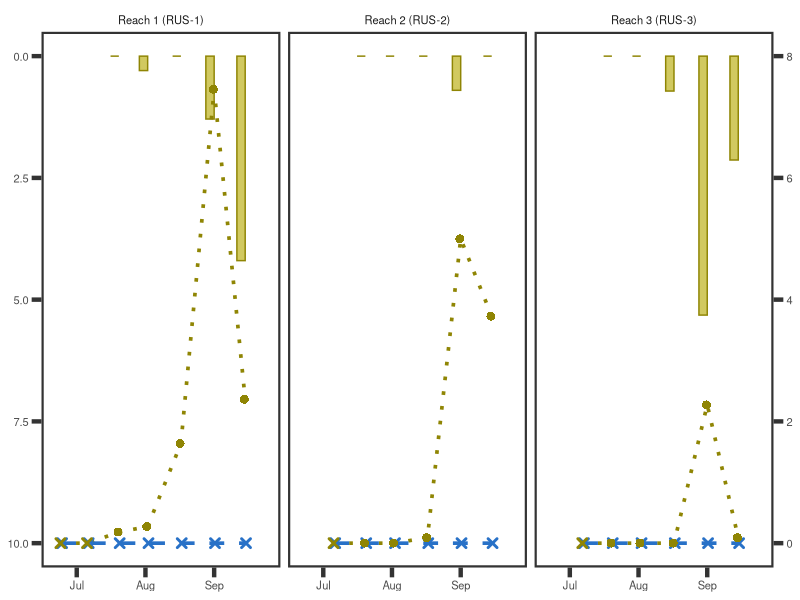

Recreate this plot in R. (Note: this script raises an error after producing the figure.)
#### Taxa-specific cover and anatoxin relationships per reach all rivers (2022 data)
### Jordan Zabrecky
## last edited: 07.25.2025

# This script plots a supplemental figure taxa-specific cover and anatoxin concentrations
# for each reach sampled on each river in 2022

#### (1) Loading in libraries and data ####

# loading libraries
lapply(c("tidyverse", "lubridate", "plyr", "dataRetrieval", "cowplot", 
         "gridExtra", "grid"), 
       require, character.only = T)

# loading in data
data <- read.csv("./data/field_and_lab/allrivers22_combined.csv") %>% 
  mutate(field_date = ymd(field_date))

# pivot longer (cover)
cover <- data %>% 
  select(field_date, site_reach, site, microcoleus, anabaena_cylindrospermum,) %>% 
  pivot_longer(cols = c(4,5), names_to = "taxa", values_to = "percent_cover")

# get presence/absence
presence <- data %>% 
  select(field_date, site_reach, site, proportion_micro_transects, 
         proportion_ana_cyl_transects) %>% 
  mutate(microcoleus_present = 
           case_when(proportion_micro_transects > 0 ~ "yes",
                     TRUE ~ "no"),
         ana_cyl_present = 
           case_when(proportion_ana_cyl_transects > 0 ~ "yes",
                     TRUE ~ "no")) %>% 
  dplyr::rename(microcoleus = microcoleus_present,
         anabaena_cylindrospermum = ana_cyl_present) %>% 
  select(!c("proportion_micro_transects", "proportion_ana_cyl_transects")) %>% 
  pivot_longer(cols = c(4,5), names_to = "taxa", values_to = "presence")

# join in presence data with cover
cover <- left_join(cover, presence, by = c("field_date", "site_reach", "site", "taxa"))

# pivot longer (anatoxins)
anatoxins <- data %>% 
  select(field_date, site_reach, site, TM_ATX_all_ug_orgmat_g, TAC_ATX_all_ug_orgmat_g) %>% 
  dplyr::rename(microcoleus = TM_ATX_all_ug_orgmat_g,
                anabaena_cylindrospermum = TAC_ATX_all_ug_orgmat_g) %>% 
  pivot_longer(cols = c(4,5), names_to = "taxa", values_to = "ATX_ug_orgmat_g")

# split based on site_reach
cover_list <- split(cover, cover$site)
atx_list <- split(anatoxins, anatoxins$site)

#### (2) Making plots ####

# set theme for all plots
theme_set(theme_bw() + theme(legend.position = "bottom", 
                             panel.grid.minor = element_blank(), panel.grid.major = element_blank(),
                             panel.border = element_rect(linewidth = 1.5), axis.ticks = element_line(linewidth = 1.5),
                             text = element_text(size = 10), axis.ticks.length=unit(.25, "cm"),
                             strip.background = element_blank()))

## (a) Russian River

## russian river reaches

# make figure
rus_figs <- ggplot(data = cover_list$RUS, aes(x = field_date)) +
  geom_bar(data = atx_list$RUS, position = "dodge", stat = "identity", 
           aes(y = ATX_ug_orgmat_g, fill = taxa, color = taxa), width = 7.5) +
  geom_line(data = cover_list$RUS, aes(y = 10 - (percent_cover * 1.25), color = taxa, linetype = taxa),
            linewidth = 1.25) +
  geom_point(data = cover_list$RUS, aes(y = 10 - (percent_cover * 1.25), color = taxa, 
                                        shape = interaction(presence)),
             size = 2, stroke = 1.5, position = position_dodge(width = 1.5)) +
  scale_color_manual("Group", values = c("#8f8504","#2871c7"),
                     labels = c("Anabaena & Cylindrospermum", "Microcoleus")) +
  scale_linetype_manual("Group", values = c("dotted", "dashed"),
                        labels = c("Anabaena & Cylindrospermum", "Microcoleus")) +
  scale_shape_manual("Present / Quadrat", values = c(4, 16)) +
  scale_fill_manual("Group", values = c("#d1c960","#5a88bf"),
                    labels = c("Anabaena & Cylindrospermum", "Microcoleus")) +
  labs(y = NULL, x = NULL) +
  scale_x_date(limits = as.Date(c("2022-06-20", "2022-09-26"))) +
  scale_y_reverse(sec.axis = sec_axis(~ ((. - 10)/1.25) * -1)) +
  theme(legend.position = "none") + # will move over legend via illustrator
  facet_grid(~site_reach,
             labeller =  as_labeller(c(`RUS-1S` = "Reach 1 (RUS-1)", 
                                       `RUS-2`= "Reach 2 (RUS-2)",
                                       `RUS-3` = "Reach 3 (RUS-3)"))) + 
  scale_x_date(limits = as.Date(c("2022-06-20", "2022-09-26")))
rus_figs

## salmon river reaches

# create gray box for wildfire (when sampling was not taking place!) 
wildfire <- data.frame(xmin = as.Date("2022-07-30"),
                       xmax = as.Date("2022-09-18"),
                       ymin = 0, 
                       ymax = 5)

# make figure
# (having issues getting segment grouping to remove lines around box
# so will just remove lines later)
sal_figs <- ggplot(data = cover_list$SAL) +
  geom_bar(data = atx_list$SAL, position = "dodge", stat = "identity", 
           aes(x = field_date, y = ATX_ug_orgmat_g, fill = taxa, color = taxa), width = 7.5) +
  geom_line(data = cover_list$SAL, aes(x = field_date, 
                                       y = 5 - (percent_cover * .15), color = taxa,
                                       linetype = taxa, group = segment),
          linewidth = 1.25) +
  geom_point(data = cover_list$SAL, aes(x = field_date, 
                                        y = 5 - (percent_cover * .15), color = taxa, 
                                        shape = interaction(presence)),
             size = 2, stroke = 1.5, position = position_dodge(width = 1.5)) +
  geom_rect(data = wildfire, aes(xmin = xmin, xmax = xmax, ymin = ymin, ymax = ymax), 
            fill = "#ededed") +
  scale_color_manual("Group", values = c("#8f8504","#2871c7"),
                     labels = c("Anabaena & Cylindrospermum", "Microcoleus")) +
  scale_linetype_manual("Group", values = c("dotted", "dashed"),
                        labels = c("Anabaena & Cylindrospermum", "Microcoleus")) +
  scale_shape_manual("Present / Quadrat", values = c(4, 16)) +
  scale_fill_manual("Group", values = c("#d1c960","#5a88bf"),
                    labels = c("Anabaena & Cylindrospermum", "Microcoleus")) +
  labs(y = NULL, x = NULL) +
  scale_x_date(limits = as.Date(c("2022-06-20", "2022-09-26"))) +
  scale_y_reverse(limits = c(5,0), sec.axis = sec_axis(~ ((. - 5)/.15) * -1)) +
  theme(legend.position = "none") + # will move over legend via illustrator
  facet_grid(~site_reach,
             labeller =  as_labeller(c(`SAL-1S` = "Reach 1 (SAL-1)", 
                                       `SAL-2`= "Reach 2 (SAL-2)",
                                       `SAL-3` = "Reach 3 (SAL-3)")))
sal_figs 

## south fork eel reaches

# make figures
eel_figs <- ggplot(data = cover_list$`SFE-M`, aes(x = field_date)) +
  geom_bar(data = atx_list$`SFE-M`, position = "dodge", stat = "identity", 
           aes(y = ATX_ug_orgmat_g, fill = taxa, color = taxa), width = 7.5) +
  geom_line(data = cover_list$`SFE-M`, aes(y = 250 - (percent_cover * 7), color = taxa, linetype = taxa),
            linewidth = 1.25) +
  geom_point(data = cover_list$`SFE-M`, aes(y = 250 - (percent_cover * 7), color = taxa, 
                                        shape = interaction(presence)),
             size = 2, stroke = 1.5, position = position_dodge(width = 1.5)) +
  scale_color_manual("Group", values = c("#8f8504","#2871c7"),
                     labels = c("Anabaena & Cylindrospermum", "Microcoleus")) +
  scale_linetype_manual("Group", values = c("dotted", "dashed"),
                        labels = c("Anabaena & Cylindrospermum", "Microcoleus")) +
  scale_shape_manual("Present / Quadrat", values = c(4, 16)) +
  scale_fill_manual("Group", values = c("#d1c960","#5a88bf"),
                    labels = c("Anabaena & Cylindrospermum", "Microcoleus")) +
  labs(y = NULL, x = NULL) +
  scale_x_date(limits = as.Date(c("2022-06-20", "2022-09-26"))) +
  scale_y_reverse(limits = c(250,0), sec.axis = sec_axis(~ ((. - 250)/7) * -1)) +
  theme(legend.position = "none") + # will move over legend via illustrator
  facet_grid(~site_reach,
             labeller =  as_labeller(c(`SFE-M-1S` = "Reach 1 (SFE-M-1)", 
                                       `SFE-M-3`= "Reach 2 (SFE-M-3)",
                                       `SFE-M-4` = "Reach 3 (SFE-M-4)"))) +
  scale_x_date(limits = as.Date(c("2022-06-20", "2022-09-26")))
eel_figs

# note: tried to do log bar graphs using pseudo_log_trans() to deal with values <1
# (which end up as <0 after being logged), but having issues reversing it

#### (3) Putting plots together into one big plot & saving ####

# using cowplot to put together plots
all <- plot_grid(eel_figs, rus_figs, sal_figs, nrow = 3, align='vh',
                 scale = 0.96) +
  theme(plot.background = element_rect(fill = "white", color = "white")) # white background
all # will edit further in inkscape

ggsave("./figures/sfig_bc_acrossrivers_allreaches_notfinal.tiff", dpi = 600, 
       width=18, height=18, unit="cm") 
